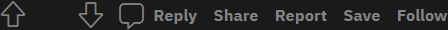
#> input picture video/input/images/reddit_bg/under_bar.png, 448 x 30 px, given in place of ball.mp4, which was not available
$ python whiteBgRemover.py
#> lines starting #> are read from the running program, lines starting #| are printed output that depends on the picture; pictures that were not available may be replaced by others from this repository, and a replacement may not be noted
from PIL import Image
from numpy import array

import os

import cv2

def removeBgImage(image, color=(255,255,255)):
    img = image.convert("RGBA")
    datas = img.getdata()

    newData = []
    for item in datas:
        if 30 > item[0] - color[0] >= 0 and 30 > item[1] - color[1] >= 0 and 30 > item[2] - color[2] >= 0:
            newData.append((color[0], color[1], color[2], 0))
        else:
            newData.append(item)

    img.putdata(newData)
    return img

def removeBgFromVideo(videoPath, color=(255,255,255)):
#> called with videoPath = './video/input/images/ball.mp4', color = (0, 0, 0)
    video = cv2.VideoCapture(videoPath)

    videoOutputDir = './video/input/constantVideos/addons/' + videoPath.split("/")[-1][:-4] + "/"

    if not (os.path.isdir(videoOutputDir)):
        os.mkdir(videoOutputDir)

    for i in range(int(video.get(7))):
        ret, frame = video.read()
        if ret:
            # Convert the image to RGB (OpenCV uses BGR)
            cv2_im_rgb = cv2.cvtColor(frame,cv2.COLOR_BGR2RGB)

            # Pass the image to PIL
            pil_im = Image.fromarray(cv2_im_rgb)
            pil_im = removeBgImage(pil_im, color)

            frame = cv2.cvtColor(array(pil_im), cv2.COLOR_RGB2BGRA)
            #frame = cv2.resize(frame, (int(frame.shape[0]*0.5), int(frame.shape[1]*0.5)))

            cv2.imwrite(videoOutputDir + str(i) + ".png", frame)
#> this loop made 1 pass
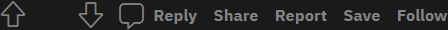
#> input picture video/input/images/reddit_bg/under_bar.png, 448 x 30 px, given in place of ball.mp4, which was not available
#> pass 1, in removeBgFromVideo, `pil_im = removeBgImage(pil_im, color)`:
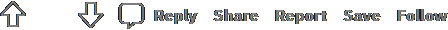
#> pil_im: PIL image 448x30 RGBA; mean R, G, B, A 16.7, 16.9, 17.1, 44.3; transparent parts drawn white
#> pass 1, in removeBgFromVideo, `frame = cv2.cvtColor(array(pil_im), cv2.COLOR_RGB2BGRA)`:
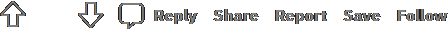
#> frame: shape (30, 448, 4); mean R, G, B, A 17.1, 16.9, 16.7, 44.3; transparent parts drawn white

    video.release()
    cv2.destroyAllWindows()

if __name__ == "__main__":
    videoPath = "./video/input/images/ball.mp4"
    color = (0,0,0)

    if len(color) == 0:
       color = (255,255,255)

    #try:
    removeBgFromVideo(videoPath, color)
    #except:
      # print(f"{videoPath} has not been found.")
